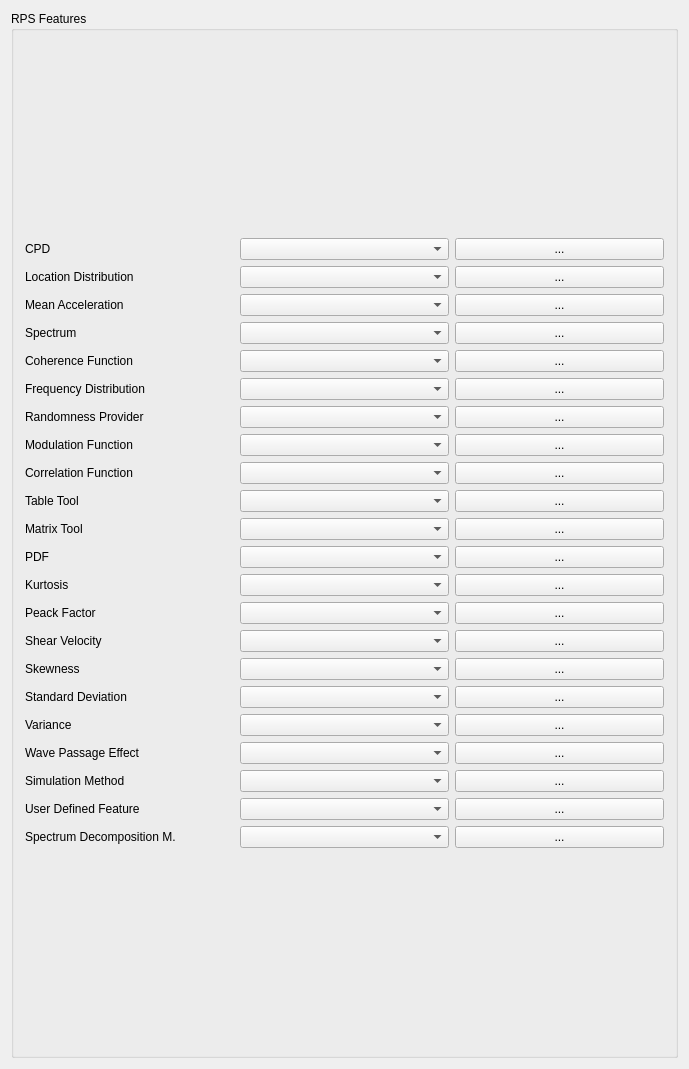
<?xml version="1.0" encoding="UTF-8"?>
<ui version="4.0">
 <class>SeaLabGui::DlgSeaLabFeatures</class>
 <widget class="QWidget" name="SeaLabGui::DlgSeaLabFeatures">
  <property name="geometry">
   <rect>
    <x>0</x>
    <y>0</y>
    <width>689</width>
    <height>1069</height>
   </rect>
  </property>
  <property name="windowTitle">
   <string>SeaLab Features</string>
  </property>
  <property name="sizeGripEnabled" stdset="0">
   <bool>true</bool>
  </property>
  <layout class="QGridLayout" name="gridLayout">
   <item row="0" column="0">
    <widget class="QGroupBox" name="RotationGB">
     <property name="sizePolicy">
      <sizepolicy hsizetype="MinimumExpanding" vsizetype="Preferred">
       <horstretch>0</horstretch>
       <verstretch>0</verstretch>
      </sizepolicy>
     </property>
     <property name="toolTip">
      <string>Use custom vector for pad direction otherwise
the sketch plane's normal vector will be used</string>
     </property>
     <property name="title">
      <string>RPS Features</string>
     </property>
     <layout class="QVBoxLayout" name="verticalLayout_3">
      <item>
       <layout class="QGridLayout" name="gridLayout_2" columnstretch="0,0,0">
        <item row="17" column="1">
         <widget class="QComboBox" name="standardDeviationComboBox"/>
        </item>
        <item row="7" column="0">
         <widget class="QLabel" name="label_6">
          <property name="text">
           <string>Randomness Provider</string>
          </property>
         </widget>
        </item>
        <item row="9" column="0">
         <widget class="QLabel" name="label_8">
          <property name="text">
           <string>Correlation Function</string>
          </property>
         </widget>
        </item>
        <item row="15" column="1">
         <widget class="QComboBox" name="shearVelocityomboBox"/>
        </item>
        <item row="1" column="0">
         <widget class="QLabel" name="labelXSkew">
          <property name="text">
           <string>Location Distribution</string>
          </property>
         </widget>
        </item>
        <item row="5" column="2">
         <widget class="QPushButton" name="coherenceFunctionPushButton">
          <property name="sizePolicy">
           <sizepolicy hsizetype="Preferred" vsizetype="Fixed">
            <horstretch>0</horstretch>
            <verstretch>0</verstretch>
           </sizepolicy>
          </property>
          <property name="text">
           <string>...</string>
          </property>
         </widget>
        </item>
        <item row="6" column="0">
         <widget class="QLabel" name="label_5">
          <property name="text">
           <string>Frequency Distribution</string>
          </property>
         </widget>
        </item>
        <item row="2" column="0">
         <widget class="QLabel" name="labelYSkew">
          <property name="text">
           <string>Mean Acceleration</string>
          </property>
         </widget>
        </item>
        <item row="1" column="2">
         <widget class="QPushButton" name="locationDistributionPushButton">
          <property name="sizePolicy">
           <sizepolicy hsizetype="Preferred" vsizetype="Fixed">
            <horstretch>0</horstretch>
            <verstretch>0</verstretch>
           </sizepolicy>
          </property>
          <property name="text">
           <string>...</string>
          </property>
         </widget>
        </item>
        <item row="0" column="2">
         <widget class="QPushButton" name="CPDpushButton">
          <property name="sizePolicy">
           <sizepolicy hsizetype="Preferred" vsizetype="Fixed">
            <horstretch>0</horstretch>
            <verstretch>0</verstretch>
           </sizepolicy>
          </property>
          <property name="text">
           <string>...</string>
          </property>
         </widget>
        </item>
        <item row="20" column="2">
         <widget class="QPushButton" name="simulationMethodPushButton">
          <property name="sizePolicy">
           <sizepolicy hsizetype="Preferred" vsizetype="Fixed">
            <horstretch>0</horstretch>
            <verstretch>0</verstretch>
           </sizepolicy>
          </property>
          <property name="text">
           <string>...</string>
          </property>
         </widget>
        </item>
        <item row="19" column="0">
         <widget class="QLabel" name="label_21">
          <property name="text">
           <string>Wave Passage Effect</string>
          </property>
         </widget>
        </item>
        <item row="0" column="1">
         <widget class="QComboBox" name="CPDComboBox"/>
        </item>
        <item row="21" column="1">
         <widget class="QComboBox" name="userDefinedFeatureCcomboBox"/>
        </item>
        <item row="22" column="2">
         <widget class="QPushButton" name="spectrumDecompositionPushButton">
          <property name="sizePolicy">
           <sizepolicy hsizetype="Preferred" vsizetype="Fixed">
            <horstretch>0</horstretch>
            <verstretch>0</verstretch>
           </sizepolicy>
          </property>
          <property name="text">
           <string>...</string>
          </property>
         </widget>
        </item>
        <item row="8" column="1">
         <widget class="QComboBox" name="modulationFunctionComboBox"/>
        </item>
        <item row="8" column="0">
         <widget class="QLabel" name="label_7">
          <property name="text">
           <string>Modulation Function</string>
          </property>
         </widget>
        </item>
        <item row="18" column="0">
         <widget class="QLabel" name="label_20">
          <property name="text">
           <string>Variance</string>
          </property>
         </widget>
        </item>
        <item row="20" column="1">
         <widget class="QComboBox" name="simulationMethodComboBox"/>
        </item>
        <item row="7" column="1">
         <widget class="QComboBox" name="randomnessProviderComboBox"/>
        </item>
        <item row="14" column="0">
         <widget class="QLabel" name="label_13">
          <property name="text">
           <string>Peack Factor</string>
          </property>
         </widget>
        </item>
        <item row="14" column="1">
         <widget class="QComboBox" name="peakFactorComboBox"/>
        </item>
        <item row="17" column="0">
         <widget class="QLabel" name="label_17">
          <property name="text">
           <string>Standard Deviation</string>
          </property>
         </widget>
        </item>
        <item row="1" column="1">
         <widget class="QComboBox" name="lacationDistributionComboBox"/>
        </item>
        <item row="13" column="1">
         <widget class="QComboBox" name="KurtosisComboBox"/>
        </item>
        <item row="0" column="0">
         <widget class="QLabel" name="label_9">
          <property name="text">
           <string>CPD</string>
          </property>
         </widget>
        </item>
        <item row="12" column="1">
         <widget class="QComboBox" name="PDFComboBox"/>
        </item>
        <item row="14" column="2">
         <widget class="QPushButton" name="peakFactorPushButton">
          <property name="sizePolicy">
           <sizepolicy hsizetype="Preferred" vsizetype="Fixed">
            <horstretch>0</horstretch>
            <verstretch>0</verstretch>
           </sizepolicy>
          </property>
          <property name="text">
           <string>...</string>
          </property>
         </widget>
        </item>
        <item row="9" column="1">
         <widget class="QComboBox" name="correlationFunctionComboBox"/>
        </item>
        <item row="15" column="2">
         <widget class="QPushButton" name="shearVelocityPushButton">
          <property name="sizePolicy">
           <sizepolicy hsizetype="Preferred" vsizetype="Fixed">
            <horstretch>0</horstretch>
            <verstretch>0</verstretch>
           </sizepolicy>
          </property>
          <property name="text">
           <string>...</string>
          </property>
         </widget>
        </item>
        <item row="10" column="2">
         <widget class="QPushButton" name="tableToolPushButton">
          <property name="sizePolicy">
           <sizepolicy hsizetype="Preferred" vsizetype="Fixed">
            <horstretch>0</horstretch>
            <verstretch>0</verstretch>
           </sizepolicy>
          </property>
          <property name="text">
           <string>...</string>
          </property>
         </widget>
        </item>
        <item row="15" column="0">
         <widget class="QLabel" name="label_15">
          <property name="text">
           <string>Shear Velocity</string>
          </property>
         </widget>
        </item>
        <item row="22" column="0">
         <widget class="QLabel" name="label">
          <property name="text">
           <string>Spectrum Decomposition M.</string>
          </property>
         </widget>
        </item>
        <item row="11" column="1">
         <widget class="QComboBox" name="matrixToolComboBox"/>
        </item>
        <item row="13" column="2">
         <widget class="QPushButton" name="kurtosisPushButton">
          <property name="sizePolicy">
           <sizepolicy hsizetype="Preferred" vsizetype="Fixed">
            <horstretch>0</horstretch>
            <verstretch>0</verstretch>
           </sizepolicy>
          </property>
          <property name="text">
           <string>...</string>
          </property>
         </widget>
        </item>
        <item row="21" column="0">
         <widget class="QLabel" name="label_23">
          <property name="text">
           <string>User Defined Feature</string>
          </property>
         </widget>
        </item>
        <item row="11" column="2">
         <widget class="QPushButton" name="correlationFunctionPushButton_2">
          <property name="sizePolicy">
           <sizepolicy hsizetype="Preferred" vsizetype="Fixed">
            <horstretch>0</horstretch>
            <verstretch>0</verstretch>
           </sizepolicy>
          </property>
          <property name="text">
           <string>...</string>
          </property>
         </widget>
        </item>
        <item row="9" column="2">
         <widget class="QPushButton" name="correlationFunctionPushButton">
          <property name="sizePolicy">
           <sizepolicy hsizetype="Preferred" vsizetype="Fixed">
            <horstretch>0</horstretch>
            <verstretch>0</verstretch>
           </sizepolicy>
          </property>
          <property name="text">
           <string>...</string>
          </property>
         </widget>
        </item>
        <item row="18" column="2">
         <widget class="QPushButton" name="variancePushButton">
          <property name="sizePolicy">
           <sizepolicy hsizetype="Preferred" vsizetype="Fixed">
            <horstretch>0</horstretch>
            <verstretch>0</verstretch>
           </sizepolicy>
          </property>
          <property name="text">
           <string>...</string>
          </property>
         </widget>
        </item>
        <item row="3" column="0">
         <widget class="QLabel" name="labelZSkew">
          <property name="text">
           <string>Spectrum</string>
          </property>
         </widget>
        </item>
        <item row="17" column="2">
         <widget class="QPushButton" name="standardDeviationPushButton">
          <property name="sizePolicy">
           <sizepolicy hsizetype="Preferred" vsizetype="Fixed">
            <horstretch>0</horstretch>
            <verstretch>0</verstretch>
           </sizepolicy>
          </property>
          <property name="text">
           <string>...</string>
          </property>
         </widget>
        </item>
        <item row="5" column="1">
         <widget class="QComboBox" name="coherenceFunctionComboBox"/>
        </item>
        <item row="6" column="2">
         <widget class="QPushButton" name="frequencyDistributionPushButton">
          <property name="sizePolicy">
           <sizepolicy hsizetype="Preferred" vsizetype="Fixed">
            <horstretch>0</horstretch>
            <verstretch>0</verstretch>
           </sizepolicy>
          </property>
          <property name="text">
           <string>...</string>
          </property>
         </widget>
        </item>
        <item row="22" column="1">
         <widget class="QComboBox" name="spectrumDecompositionMethodComboBox"/>
        </item>
        <item row="16" column="1">
         <widget class="QComboBox" name="skewnessComboBox"/>
        </item>
        <item row="5" column="0">
         <widget class="QLabel" name="label_4">
          <property name="text">
           <string>Coherence Function</string>
          </property>
         </widget>
        </item>
        <item row="10" column="0">
         <widget class="QLabel" name="label_24">
          <property name="text">
           <string>Table Tool</string>
          </property>
         </widget>
        </item>
        <item row="20" column="0">
         <widget class="QLabel" name="label_22">
          <property name="text">
           <string>Simulation Method</string>
          </property>
         </widget>
        </item>
        <item row="12" column="2">
         <widget class="QPushButton" name="PDFPushButton">
          <property name="sizePolicy">
           <sizepolicy hsizetype="Preferred" vsizetype="Fixed">
            <horstretch>0</horstretch>
            <verstretch>0</verstretch>
           </sizepolicy>
          </property>
          <property name="text">
           <string>...</string>
          </property>
         </widget>
        </item>
        <item row="10" column="1">
         <widget class="QComboBox" name="tableToolComboBox"/>
        </item>
        <item row="16" column="2">
         <widget class="QPushButton" name="skewnessPushButton">
          <property name="sizePolicy">
           <sizepolicy hsizetype="Preferred" vsizetype="Fixed">
            <horstretch>0</horstretch>
            <verstretch>0</verstretch>
           </sizepolicy>
          </property>
          <property name="text">
           <string>...</string>
          </property>
         </widget>
        </item>
        <item row="19" column="2">
         <widget class="QPushButton" name="wavePassageEffectPushButton">
          <property name="sizePolicy">
           <sizepolicy hsizetype="Preferred" vsizetype="Fixed">
            <horstretch>0</horstretch>
            <verstretch>0</verstretch>
           </sizepolicy>
          </property>
          <property name="text">
           <string>...</string>
          </property>
         </widget>
        </item>
        <item row="21" column="2">
         <widget class="QPushButton" name="userDefinedFeaturePushButton">
          <property name="sizePolicy">
           <sizepolicy hsizetype="Preferred" vsizetype="Fixed">
            <horstretch>0</horstretch>
            <verstretch>0</verstretch>
           </sizepolicy>
          </property>
          <property name="text">
           <string>...</string>
          </property>
         </widget>
        </item>
        <item row="11" column="0">
         <widget class="QLabel" name="label_25">
          <property name="text">
           <string>Matrix Tool</string>
          </property>
         </widget>
        </item>
        <item row="7" column="2">
         <widget class="QPushButton" name="randomnessProviderPushButton">
          <property name="sizePolicy">
           <sizepolicy hsizetype="Preferred" vsizetype="Fixed">
            <horstretch>0</horstretch>
            <verstretch>0</verstretch>
           </sizepolicy>
          </property>
          <property name="text">
           <string>...</string>
          </property>
         </widget>
        </item>
        <item row="19" column="1">
         <widget class="QComboBox" name="wavePassageEffectComboBox"/>
        </item>
        <item row="3" column="2">
         <widget class="QPushButton" name="spectrumPushButton">
          <property name="sizePolicy">
           <sizepolicy hsizetype="Preferred" vsizetype="Fixed">
            <horstretch>0</horstretch>
            <verstretch>0</verstretch>
           </sizepolicy>
          </property>
          <property name="text">
           <string>...</string>
          </property>
         </widget>
        </item>
        <item row="3" column="1">
         <widget class="QComboBox" name="spectrumComboBox"/>
        </item>
        <item row="12" column="0">
         <widget class="QLabel" name="label_10">
          <property name="text">
           <string>PDF</string>
          </property>
         </widget>
        </item>
        <item row="6" column="1">
         <widget class="QComboBox" name="frequencyDistributionComboBox"/>
        </item>
        <item row="2" column="1">
         <widget class="QComboBox" name="meanAccelerationProfileComboBox"/>
        </item>
        <item row="18" column="1">
         <widget class="QComboBox" name="varianceComboBox"/>
        </item>
        <item row="13" column="0">
         <widget class="QLabel" name="label_12">
          <property name="text">
           <string>Kurtosis</string>
          </property>
         </widget>
        </item>
        <item row="16" column="0">
         <widget class="QLabel" name="label_16">
          <property name="text">
           <string>Skewness</string>
          </property>
         </widget>
        </item>
        <item row="2" column="2">
         <widget class="QPushButton" name="meanAccelerationProfilePushButton">
          <property name="sizePolicy">
           <sizepolicy hsizetype="Preferred" vsizetype="Fixed">
            <horstretch>0</horstretch>
            <verstretch>0</verstretch>
           </sizepolicy>
          </property>
          <property name="text">
           <string>...</string>
          </property>
         </widget>
        </item>
        <item row="8" column="2">
         <widget class="QPushButton" name="modulationFunctionPpushButton">
          <property name="sizePolicy">
           <sizepolicy hsizetype="Preferred" vsizetype="Fixed">
            <horstretch>0</horstretch>
            <verstretch>0</verstretch>
           </sizepolicy>
          </property>
          <property name="text">
           <string>...</string>
          </property>
         </widget>
        </item>
       </layout>
      </item>
     </layout>
    </widget>
   </item>
  </layout>
 </widget>
 <layoutdefault spacing="6" margin="11"/>
 <resources>
  <include location="Resources/SeaLab.qrc"/>
 </resources>
 <connections/>
</ui>
